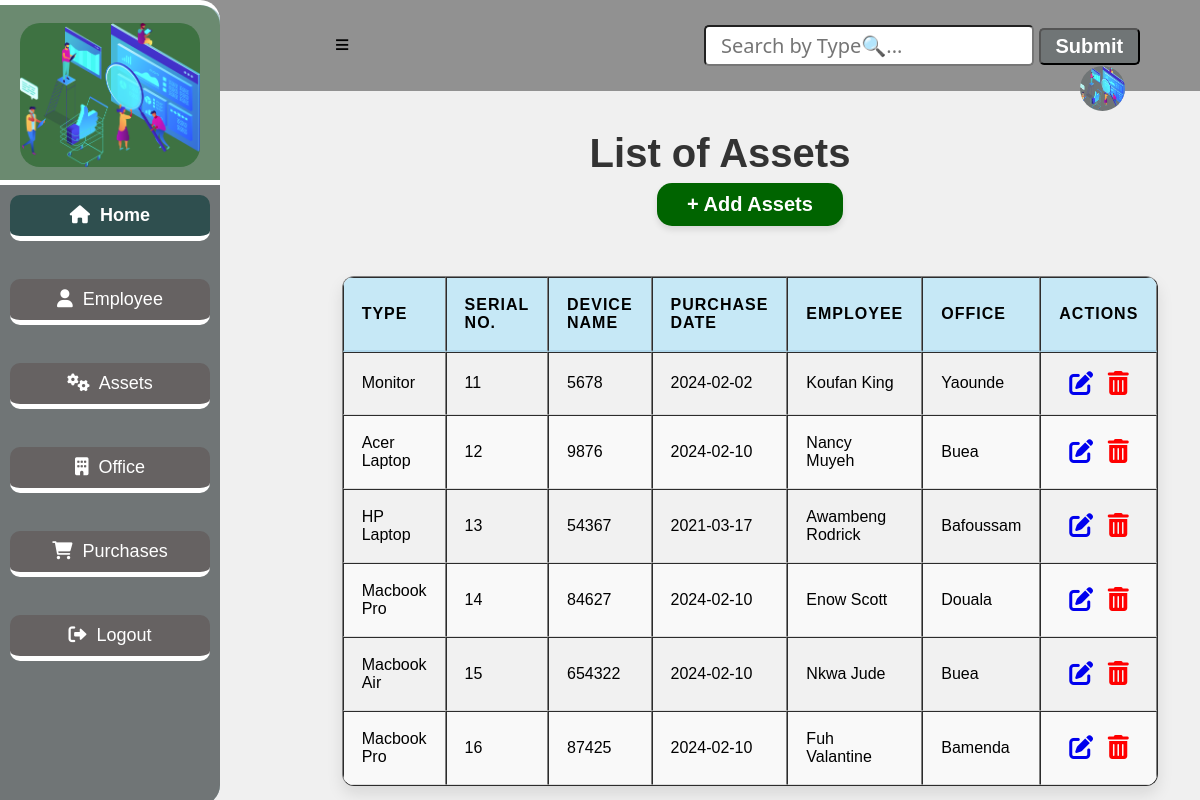
Page /equipment on the earlier database version.
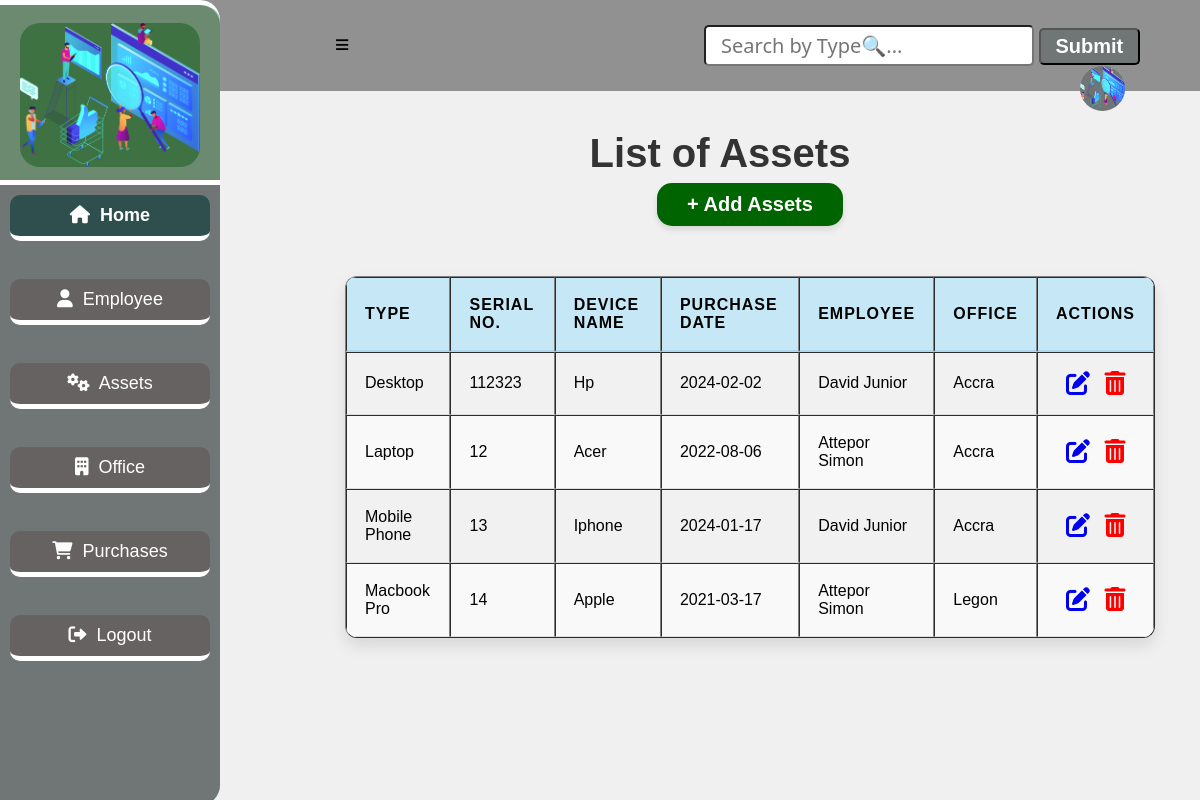
Same page on the later database version.
### app.py (models this page shows, shortened)
class Equipment(db.Model):
    __tablename__="equipment"
    barcode_number=db.Column(db.Integer, primary_key=True)
    type=db.Column(db.String(20))
    serial_number=db.Column(db.Integer)
    model_number=db.Column(db.Integer)
    purchase_date=db.Column(db.Integer, db.ForeignKey('purchases.id'))
    employee=db.Column(db.Integer, db.ForeignKey('employees.id'))
    location=db.Column(db.Integer, db.ForeignKey('locations.id'))
    purchase_rel=db.relationship('Purchase', backref='equipment_purchase')
    employee_rel=db.relationship('Employee', backref='equipment_employee')
    location_rel=db.relationship('Location', backref='equipment_location')

### app.py (the view)
@app.route('/equipment')
def equipment_index():
    equipment = Equipment.query.all()
    return render_template('equipmentList.html', equipment = equipment)

### app.py (called while the page is built)
@app.before_request
def create_table():
    db.create_all()

### templates/equipmentList.html (shortened to what this page needs)
<!DOCTYPE html>
<html lang="en">
<head>
    <link rel="stylesheet" href="{{ url_for('static', filename='main.css') }}">
    <link rel="stylesheet" href="https://cdnjs.cloudflare.com/ajax/libs/font-awesome/4.7.0/css/font-awesome.min.css">
    <link rel="stylesheet" href="https://cdnjs.cloudflare.com/ajax/libs/font-awesome/6.0.0-beta3/css/all.min.css">
</head>
<body>
    <div class="header">
        <a href="#" id="sidebar-icon">&#8801;</a>
        <input type="search" id="query" name="search" placeholder="Search by Type🔍...">
        <button id="search-button">Submit</button>
        <a href="#"><img src="{{ url_for('static', filename='bg4.png') }}" alt="Logo"></a>
    </div>
    <section class="sidebar">
        <div class="logo">
            <img src="{{ url_for('static', filename='bg4.png') }}" alt="Logo">
        </div>
        <div class="content">
            <a href="/entry_point" class="home active"><i class="fas fa-home"></i>&nbsp; Home</a><br>
            <a href="/employee" class="home"><i class="fas fa-user"></i>&nbsp;  Employee</a><br>
            <a href="/equipment" class="home"><i class="fas fa-cogs"></i>&nbsp;  Assets</a><br>
            <a href="/location" class="home"><i class="fas fa-building"></i>&nbsp;  Office</a><br>
            <a href="/purchase" class="home"><i class="fas fa-shopping-cart"></i> &nbsp; Purchases</a><br>
            <a href="/login" class="home"><i class="fas fa-sign-out-alt"></i>&nbsp;  Logout</a>
          </div>
    </section>
    <h1 class="marquee">List of Assets</h1>
    <div class="location-form">
        <a href="/add-equipment" class="btn1">+ Add Assets</a>
        <table border="1">
            <thead>
                <tr>
                    <th>Type</th>
                    <th>Serial No.</th>
                    <th>Device Name</th>
                    <th>Purchase Date</th>
                    <th>Employee</th>
                    <th>Office</th>
                    <th>Actions</th>
                </tr>
            </thead>
            <tbody id="table-results">
                {% for equip in equipment %}
                <tr>
                    <td>{{ equip.type }}</td>
                    <td>{{ equip.serial_number }}</td>
                    <td>{{ equip.model_number }}</td>
                    <td>{{ equip.purchase_date }}</td>
                    <td>{{ equip.employee }}</td>
                    <td>{{ equip.location }}</td>
                    <td class="action">
                        <a href="/edit_equipment/{{ equip.barcode_number }}"><i class="fa fa-edit" style="font-size:24px"></i></a>
                        <a href="/delete_equipment/{{ equip.barcode_number }}"><i class="fa fa-trash-o" style="font-size:24px"></i></a>
                    </td>
                </tr>
                {% endfor %}
            </tbody>
        </table>
    </div>
</body>
</html>

Differences in the rows shown:
removed Equipment: type "Macbook Air", serial_number "15", model_number "654322", purchase_date "2024-02-10", employee "Nkwa Jude", location "Buea"
removed Equipment: type "Macbook Pro", serial_number "16", model_number "87425", purchase_date "2024-02-10", employee "Fuh Valantine", location "Bamenda"
changed Equipment: type "Monitor" → "Desktop"; serial_number "11" → "112323"; model_number "5678" → "Hp"; employee "Koufan King" → "David Junior"; location "Yaounde" → "Accra"
changed Equipment: type "Acer Laptop" → "Laptop"; model_number "9876" → "Acer"; purchase_date "2024-02-10" → "2022-08-06"; employee "Nancy Muyeh" → "Attepor Simon"; location "Buea" → "Accra"
changed Equipment: type "HP Laptop" → "Mobile Phone"; model_number "54367" → "Iphone"; purchase_date "2021-03-17" → "2024-01-17"; employee "Awambeng Rodrick" → "David Junior"; location "Bafoussam" → "Accra"
changed Equipment "Macbook Pro": model_number "84627" → "Apple"; purchase_date "2024-02-10" → "2021-03-17"; employee "Enow Scott" → "Attepor Simon"; location "Douala" → "Legon"
